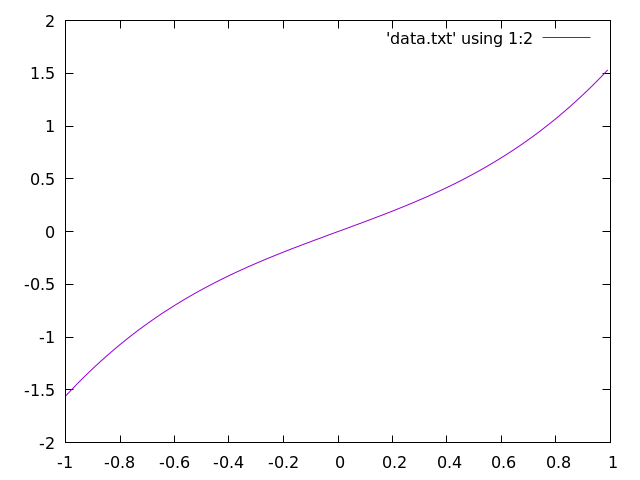

Here is the gnuplot script that generated this plot:
set terminal pngcairo
set output 'plot.png'

plot 'data.txt' using 1:2 with lines
